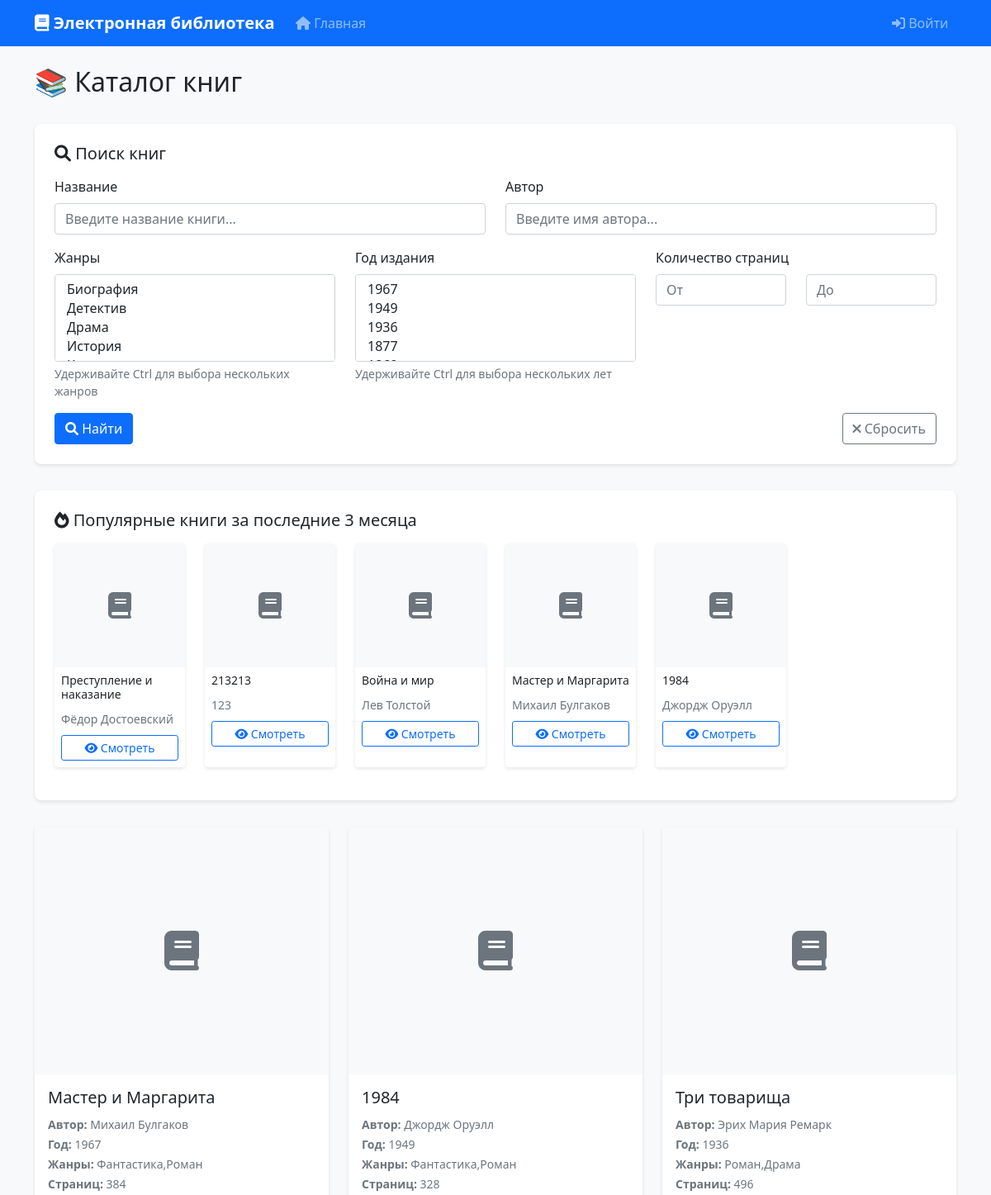
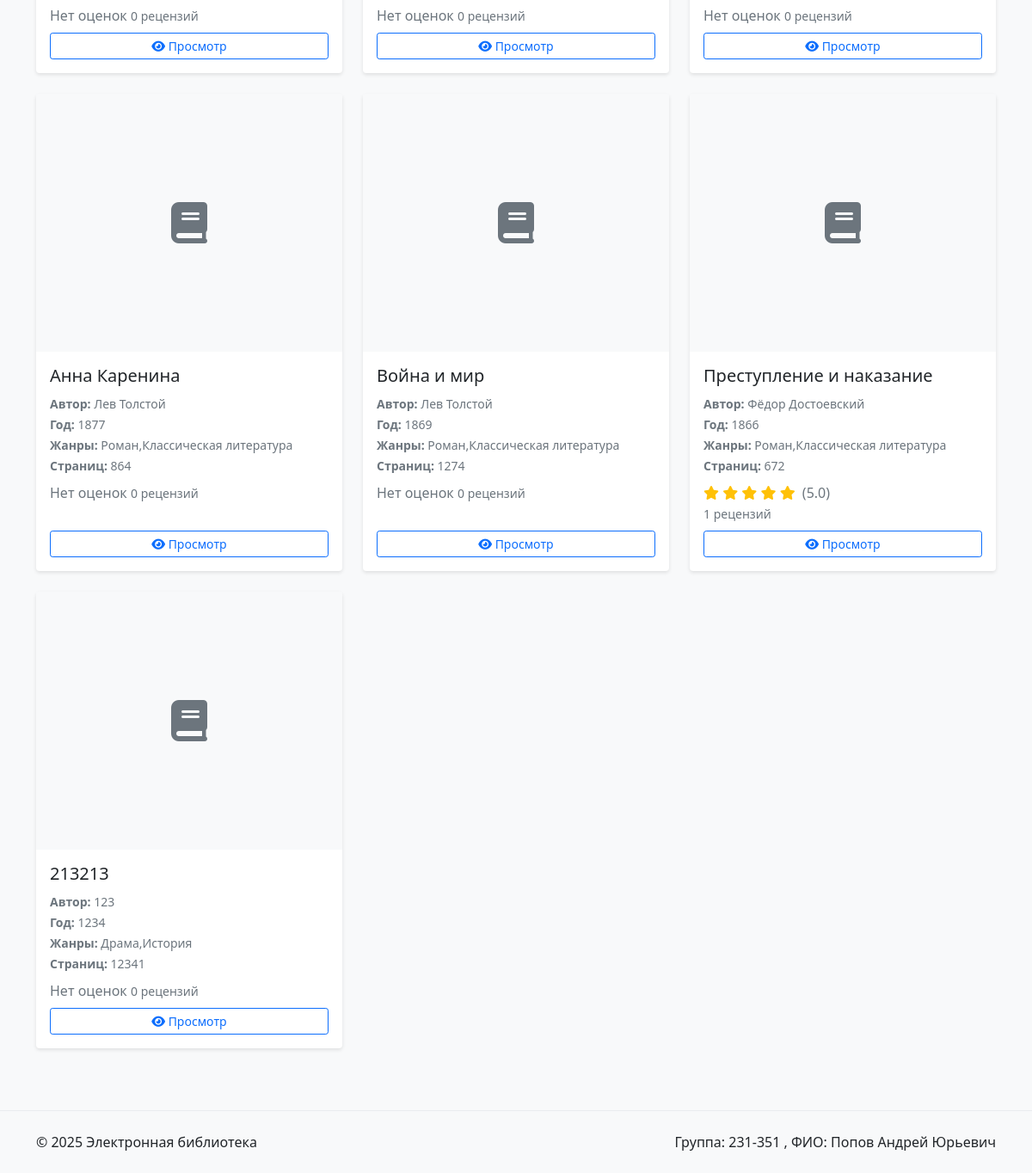
The page / on the database its author committed (2 pictures, top to bottom).
### tables this page shows
CREATE TABLE books (
            id INTEGER PRIMARY KEY AUTOINCREMENT,
            title TEXT NOT NULL,
            short_description TEXT NOT NULL,
            publication_year INTEGER NOT NULL,
            publisher TEXT NOT NULL,
            author TEXT NOT NULL,
            page_count INTEGER NOT NULL
        );

### app.py (the view, shortened to what this page needs)
@app.route('/')
def index():
    ensure_db_initialized()
    page = request.args.get('page', 1, type=int)
    per_page = app.config['BOOKS_PER_PAGE']
    offset = (page - 1) * per_page
    search_title = request.args.get('title', '').strip()
    search_author = request.args.get('author', '').strip()
    search_genres = request.args.getlist('genres')
    search_years = request.args.getlist('years')
    page_from = request.args.get('page_from', type=int)
    page_to = request.args.get('page_to', type=int)
    db = get_db()
    where_conditions = []
    params = []
    if search_title:
        where_conditions.append("b.title LIKE ?")
        params.append(f"%{search_title}%")
    if search_author:
        where_conditions.append("b.author LIKE ?")
        params.append(f"%{search_author}%")
    if search_genres:
        genre_placeholders = ','.join('?' * len(search_genres))
        where_conditions.append(f"b.id IN (SELECT bg.book_id FROM book_genres bg WHERE bg.genre_id IN ({genre_placeholders}))")
        params.extend(search_genres)
    if search_years:
        year_placeholders = ','.join('?' * len(search_years))
        where_conditions.append(f"b.publication_year IN ({year_placeholders})")
        params.extend(search_years)
    if page_from:
        where_conditions.append("b.page_count >= ?")
        params.append(page_from)
    if page_to:
        where_conditions.append("b.page_count <= ?")
        params.append(page_to)
    where_clause = ""
    if where_conditions:
        where_clause = "WHERE " + " AND ".join(where_conditions)
    count_query = f"SELECT COUNT(DISTINCT b.id) as total FROM books b {where_clause}"
    total_books = db.execute(count_query, params).fetchone()['total']
    books_query = f"""
        SELECT b.*,
               GROUP_CONCAT(DISTINCT g.name) as genres,
               COALESCE(AVG(CAST(r.rating AS FLOAT)), 0) as avg_rating,
               COUNT(DISTINCT r.id) as review_count,
               bc.filename as cover_filename
        FROM books b
        LEFT JOIN book_genres bg ON b.id = bg.book_id
        LEFT JOIN genres g ON bg.genre_id = g.id
        LEFT JOIN reviews r ON b.id = r.book_id AND r.status_id = 2
        LEFT JOIN book_covers bc ON b.id = bc.book_id
        {where_clause}
        GROUP BY b.id
        ORDER BY b.publication_year DESC
        LIMIT ? OFFSET ?
    """
    books = db.execute(books_query, params + [per_page, offset]).fetchall()
    all_genres = db.execute("SELECT * FROM genres ORDER BY name").fetchall()
    all_years = db.execute("SELECT DISTINCT publication_year FROM books ORDER BY publication_year DESC").fetchall()
    three_months_ago = datetime.now() - timedelta(days=90)
    popular_books = db.execute("""
        SELECT b.*, COUNT(vh.id) as visit_count,
               bc.filename as cover_filename
        FROM books b
        LEFT JOIN visit_history vh ON b.id = vh.book_id AND vh.visit_date >= ?
        LEFT JOIN book_covers bc ON b.id = bc.book_id
        GROUP BY b.id
        ORDER BY visit_count DESC
        LIMIT 5
    """, (three_months_ago.date(),)).fetchall()
    recent_books = []
    total_pages = (total_books + per_page - 1) // per_page if total_books > 0 else 1
    has_prev = page > 1
    has_next = page < total_pages
    current_user = get_current_user()
    search_params = {
        'title': search_title,
        'author': search_author,
        'genres': search_genres,
        'years': search_years,
        'page_from': page_from,
        'page_to': page_to
    }
    return render_template('index.html',
                         books=books,
                         current_user=current_user,
                         page=page,
                         total_pages=total_pages,
                         has_prev=has_prev,
                         has_next=has_next,
                         popular_books=popular_books,
                         recent_books=recent_books,
                         all_genres=all_genres,
                         all_years=all_years,
                         search_params=search_params)

### templates/index.html (shortened to what this page needs)
{% extends "base.html" %}
{% block content %}
<div class="row">
    <div class="col-12">
        <div class="d-flex justify-content-between align-items-center mb-4">
            <h1 class="h2">📚 Каталог книг</h1>
        </div>
        <div class="search-form">
            <h5 class="mb-3"><i class="fas fa-search"></i> Поиск книг</h5>
            <form method="GET" action="{{ url_for('index') }}">
                <div class="row">
                    <div class="col-md-6">
                        <div class="mb-3">
                            <label for="title" class="form-label">Название</label>
                            <input type="text" class="form-control" id="title" name="title"
                                   value="{{ search_params.title or '' }}"
                                   placeholder="Введите название книги...">
                        </div>
                    </div>
                    <div class="col-md-6">
                        <div class="mb-3">
                            <label for="author" class="form-label">Автор</label>
                            <input type="text" class="form-control" id="author" name="author"
                                   value="{{ search_params.author or '' }}"
                                   placeholder="Введите имя автора...">
                        </div>
                    </div>
                </div>
                <div class="row">
                    <div class="col-md-4">
                        <div class="mb-3">
                            <label for="genres" class="form-label">Жанры</label>
                            <select class="form-select" id="genres" name="genres" multiple size="4">
                                {% for genre in all_genres %}
                                    <option value="{{ genre.id }}"
                                        {% if genre.id|string in search_params.genres %}selected{% endif %}>
                                    </option>
                                {% endfor %}
                            </select>
                            <div class="form-text">Удерживайте Ctrl для выбора нескольких жанров</div>
                        </div>
                    </div>
                    <div class="col-md-4">
                        <div class="mb-3">
                            <label for="years" class="form-label">Год издания</label>
                            <select class="form-select" id="years" name="years" multiple size="4">
                                {% for year in all_years %}
                                    <option value="{{ year.publication_year }}"
                                        {% if year.publication_year|string in search_params.years %}selected{% endif %}>
                                    </option>
                                {% endfor %}
                            </select>
                            <div class="form-text">Удерживайте Ctrl для выбора нескольких лет</div>
                        </div>
                    </div>
                    <div class="col-md-4">
                        <div class="mb-3">
                            <label class="form-label">Количество страниц</label>
                            <div class="row">
                                <div class="col-6">
                                    <input type="number" class="form-control" name="page_from"
                                           value="{{ search_params.page_from or '' }}"
                                           placeholder="От" min="1">
                                </div>
                                <div class="col-6">
                                    <input type="number" class="form-control" name="page_to"
                                           value="{{ search_params.page_to or '' }}"
                                           placeholder="До" min="1">
                                </div>
                            </div>
                        </div>
                    </div>
                </div>
                <div class="d-flex justify-content-between">
                    <button type="submit" class="btn btn-primary">
                        <i class="fas fa-search"></i> Найти
                    </button>
                    <a href="{{ url_for('index') }}" class="btn btn-outline-secondary">
                        <i class="fas fa-times"></i> Сбросить
                    </a>
                </div>
            </form>
        </div>
        {% if popular_books %}
            <div class="popular-books">
                <h5 class="mb-3"><i class="fas fa-fire"></i> Популярные книги за последние 3 месяца</h5>
                <div class="row">
                    {% for book in popular_books %}
                        <div class="col-md-2 col-sm-4 col-6 mb-3">
                            <div class="card h-100">
                                {% if book.cover_filename %}
                                    <img src="{{ url_for('static', filename='uploads/' + book.cover_filename) }}"
                                         class="card-img-top" alt="{{ book.title }}"
                                         style="height: 150px; object-fit: cover;">
                                {% else %}
                                    <div class="card-img-top bg-light d-flex align-items-center justify-content-center"
                                         style="height: 150px;">
                                        <i class="fas fa-book fa-2x text-muted"></i>
                                    </div>
                                {% endif %}
                                <div class="card-body p-2">
                                    <h6 class="card-title small">{{ book.title|truncate(30) }}</h6>
                                    <small class="text-muted">{{ book.author|truncate(25) }}</small>
                                    <div class="mt-2">
                                        <a href="{{ url_for('view_book', book_id=book.id) }}"
                                           class="btn btn-outline-primary btn-sm w-100">
                                            <i class="fas fa-eye"></i> Смотреть
                                        </a>
                                    </div>
                                </div>
                            </div>
                        </div>
                    {% endfor %}
                </div>
            </div>
        {% endif %}
        {% if books %}
            <div class="row">
                {% for book in books %}
                    <div class="col-md-6 col-lg-4 mb-4">
                        <div class="card h-100">
                            {% if book.cover_filename %}
                                <img src="{{ url_for('static', filename='uploads/' + book.cover_filename) }}"
                                     class="card-img-top" alt="{{ book.title }}"
                                     style="height: 300px; object-fit: cover;">
                            {% else %}
                                <div class="card-img-top bg-light d-flex align-items-center justify-content-center"
                                     style="height: 300px;">
                                    <i class="fas fa-book fa-3x text-muted"></i>
                                </div>
                            {% endif %}
                            <div class="card-body d-flex flex-column">
                                <h5 class="card-title">{{ book.title }}</h5>
                                <div class="mb-2">
                                    <small class="text-muted">
                                        <strong>Автор:</strong> {{ book.author }}<br>
                                        <strong>Год:</strong> {{ book.publication_year }}<br>
                                        <strong>Жанры:</strong> {{ book.genres or 'Не указаны' }}<br>
                                        <strong>Страниц:</strong> {{ book.page_count }}
                                    </small>
                                </div>
                                <div class="mb-2">
                                    {% if book.avg_rating > 0 %}
                                        <div class="text-warning">
                                            {% for i in range(1, 6) %}
                                                {% if i <= book.avg_rating %}
                                                    <i class="fas fa-star"></i>
                                                {% else %}
                                                    <i class="far fa-star"></i>
                                                {% endif %}
                                            {% endfor %}
                                            <span class="text-muted ms-1">({{ "%.1f"|format(book.avg_rating) }})</span>
                                        </div>
                                    {% else %}
                                        <span class="text-muted">Нет оценок</span>
                                    {% endif %}
                                    <small class="text-muted">{{ book.review_count }} рецензий</small>
                                </div>
                                <div class="mt-auto">
                                    <div class="d-grid gap-2">
                                        <a href="{{ url_for('view_book', book_id=book.id) }}"
                                           class="btn btn-outline-primary btn-sm">
                                            <i class="fas fa-eye"></i> Просмотр
                                        </a>
                                    </div>
                                </div>
                            </div>
                        </div>
                    </div>
                {% endfor %}
            </div>
        {% endif %}
    </div>
</div>
{% endblock %}

### rows shown on the page
books: title "Преступление и наказание", author "Фёдор Достоевский", publication_year "1866", genres "Роман,Классическая литература", page_count "672", avg_rating "5.0", review_count "1"
books: title "213213", author "123", publication_year "1234", genres "Драма,История", page_count "12341", shows "Нет оценок", review_count "0"
books: title "Война и мир", author "Лев Толстой", publication_year "1869", genres "Роман,Классическая литература", page_count "1274", shows "Нет оценок", review_count "0"
books: title "Мастер и Маргарита", author "Михаил Булгаков", publication_year "1967", genres "Фантастика,Роман", page_count "384", shows "Нет оценок", review_count "0"
books: title "1984", author "Джордж Оруэлл", publication_year "1949", genres "Фантастика,Роман", page_count "328", shows "Нет оценок", review_count "0"
books: title "Три товарища", author "Эрих Мария Ремарк", publication_year "1936", genres "Роман,Драма", page_count "496", shows "Нет оценок", review_count "0"
books: title "Анна Каренина", author "Лев Толстой", publication_year "1877", genres "Роман,Классическая литература", page_count "864", shows "Нет оценок", review_count "0"
